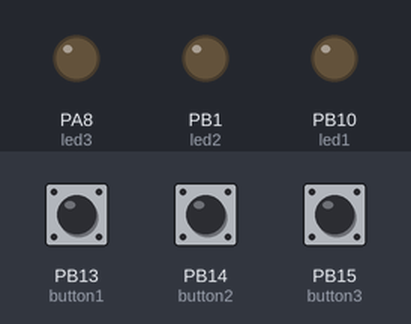
Recording of a sketch running on a simulated STM32 Blue Pill. Parts: output pins drawn as LEDs (lit = HIGH). Dashed ring = blinking. The test bench sets the inputs (shaded band); at power-on: PB13 (button1) LOW, PB14 (button2) LOW, PB15 (button3) LOW.

Above: at 1.2 s.
1.3 s: PB13 (button1) pulled HIGH for 1 s
At 1.45 s:
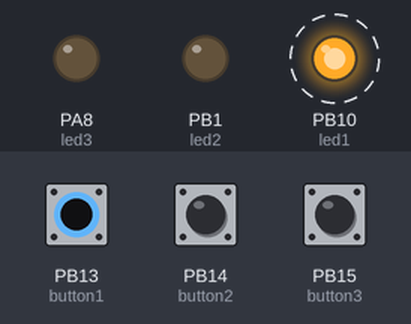
3.8 s: PB14 (button2) pulled HIGH for 3.2 s
At 7.2 s:
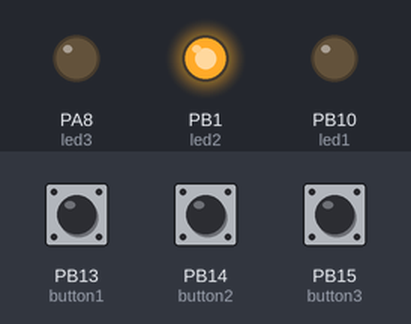
8.5 s: PB15 (button3) pulled HIGH for 0.15 s
At 9.7 s:
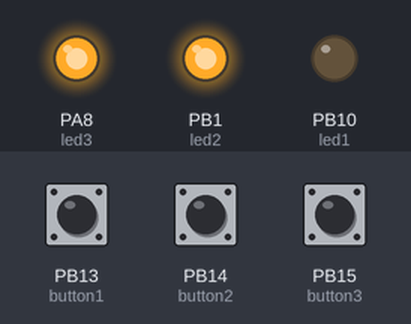
10.1 s: PB13 (button1) pulled HIGH for 0.15 s
At 10.9 s:
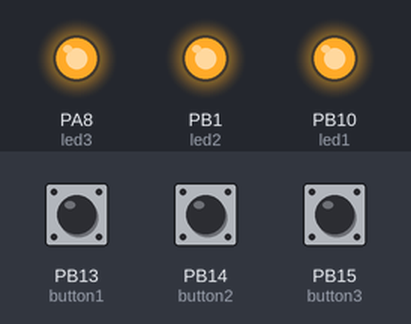
11.7 s: PB14 (button2) pulled HIGH for 0.15 s
At 12.1 s:
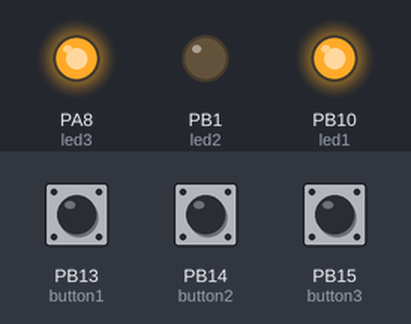
13.3 s: PB13 (button1) pulled HIGH for 0.15 s
At 14.6 s:
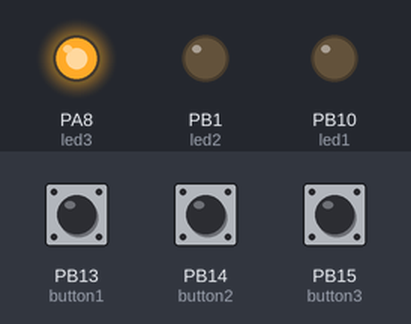
Timing chart, 0 to 15.9 s (numbered marks = the images above; inputs shaded):
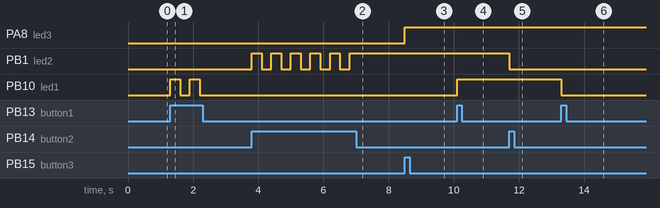

Measured:
- after the input at 1.3 s, PB10 (led1): alternates HIGH for 0.30 s and LOW for 0.30 s, 4 changes in all, then stays LOW, starting at once
- after the input at 3.8 s, PB1 (led2): alternates HIGH for 0.30 s and LOW for 0.30 s, 11 changes in all, then stays HIGH, starting at once
- after the input at 8.5 s, PA8 (led3): LOW → HIGH at once
- after the input at 10.1 s, PB10 (led1): LOW → HIGH at once
- after the input at 11.7 s, PB1 (led2): HIGH → LOW at once
- after the input at 13.3 s, PB10 (led1): HIGH → LOW at once

The sketch:

1._Button_Kunci.ino
```cpp
//Definisi Led 1 Merah
const int button1 = PB13;
const int led1 =PB10;
int flagled1=0;

//Definisi Led 2 Kuning
const int button2 = PB14;
const int led2 =PB1;
int flagled2=0;

//Definisi Led 3 Hijau
const int button3 = PB15;
const int led3 =PA8;
int flagled3=0;

void setup() {
//  Led 1
  pinMode(button1,INPUT);
  pinMode(led1,OUTPUT);
  digitalWrite(led1,LOW);

//  Led 2
  pinMode(button2,INPUT);
  pinMode(led2,OUTPUT);
  digitalWrite(led2,LOW);

//  Led 3
  pinMode(button3,INPUT);
  pinMode(led3,OUTPUT);
  digitalWrite(led3,LOW);
}

void loop() {
  if (digitalRead(button1)==HIGH){    //Kondisi pertama untuk led 1//
    if (flagled1==0) {                //Periksa tanda flag = 0//
      flagled1=1;                     //Tandai flagnya jadi high//
      digitalWrite(led1,HIGH);        //Nyalakan lampu//
      }
    else {                            //Sebaliknya != 0/1 eksekusi ini//
      flagled1=0;                     //Tandai lagi flagnya jadi LOW//
      digitalWrite(led1,LOW);         //Matikan lampu//
    }
  delay(300);
  } else if (digitalRead(button2)==HIGH){   //Kondisi kedua untuk led 2//
    if (flagled2==0) {
      flagled2=1;
      digitalWrite(led2,HIGH);
      }
    else {
      flagled2=0;
      digitalWrite(led2,LOW);
    }
  delay(300);
  } else if (digitalRead(button3)==HIGH){     //Kondisi ketiga untuk led 3//
    if (flagled3==0) {
      flagled3=1;
      digitalWrite(led3,HIGH);
      }
    else {
      flagled3=0;
      digitalWrite(led3,LOW);
    }
  delay(300);                                 //  Jeda sebentar supaya stabil loopnya ga kecepetan //
  }
}
```
